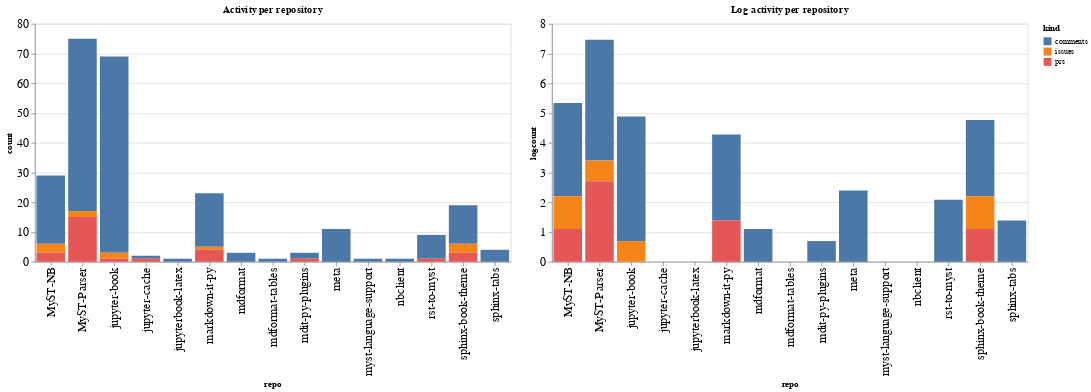

This figure's notebook cell:
### Code cell
ch1 = alt.Chart(repo_summaries, width=600, title="Activity per repository").mark_bar().encode(
    x='repo',
    y='count',
    color='kind',
    tooltip="kind"
)

ch2 = alt.Chart(repo_summaries, width=600, title="Log activity per repository").mark_bar().encode(
    x='repo',
    y='logcount',
    color='kind',
    tooltip="kind"
)

ch1 | ch2

### Figure 1 — Vega-Lite specification as saved in the notebook (floating-point values rounded to 4 significant figures)
{"config": {"axisLeft": {"labelFontSize": 15}, "axisBottom": {"labelFontSize": 15}}, "hconcat": [{"mark": "bar", "encoding": {"color": {"type": "nominal", "field": "kind"}, "tooltip": {"type": "nominal", "field": "kind"}, "x": {"type": "nominal", "field": "repo"}, "y": {"type": "quantitative", "field": "count"}}, "title": "Activity per repository", "width": 600}, {"mark": "bar", "encoding": {"color": {"type": "nominal", "field": "kind"}, "tooltip": {"type": "nominal", "field": "kind"}, "x": {"type": "nominal", "field": "repo"}, "y": {"type": "quantitative", "field": "logcount"}}, "title": "Log activity per repository", "width": 600}], "data": {"name": "data-4ca8c6d7685aa48ba3b1d8d698f4145d"}, "$schema": "https://vega.github.io/schema/vega-lite/v4.8.1.json", "datasets": {"data-4ca8c6d7685aa48ba3b1d8d698f4145d": [{"repo": "MyST-NB", "kind": "comments", "count": 23, "logcount": 3.135}, {"repo": "MyST-NB", "kind": "issues", "count": 3, "logcount": 1.099}, {"repo": "MyST-NB", "kind": "prs", "count": 3, "logcount": 1.099}, {"repo": "MyST-Parser", "kind": "comments", "count": 58, "logcount": 4.06}, {"repo": "MyST-Parser", "kind": "issues", "count": 2, "logcount": 0.6931}, {"repo": "MyST-Parser", "kind": "prs", "count": 15, "logcount": 2.708}, {"repo": "jupyter-book", "kind": "comments", "count": 66, "logcount": 4.19}, {"repo": "jupyter-book", "kind": "issues", "count": 2, "logcount": 0.6931}, {"repo": "jupyter-book", "kind": "prs", "count": 1, "logcount": 0.0}, {"repo": "jupyter-cache", "kind": "comments", "count": 1, "logcount": 0.0}, {"repo": "jupyter-cache", "kind": "prs", "count": 1, "logcount": 0.0}, {"repo": "jupyterbook-latex", "kind": "comments", "count": 1, "logcount": 0.0}, {"repo": "markdown-it-py", "kind": "comments", "count": 18, "logcount": 2.89}, {"repo": "markdown-it-py", "kind": "issues", "count": 1, "logcount": 0.0}, {"repo": "markdown-it-py", "kind": "prs", "count": 4, "logcount": 1.386}, {"repo": "mdformat", "kind": "comments", "count": 3, "logcount": 1.099}, {"repo": "mdformat-tables", "kind": "comments", "count": 1, "logcount": 0.0}, {"repo": "mdit-py-plugins", "kind": "comments", "count": 2, "logcount": 0.6931}, {"repo": "mdit-py-plugins", "kind": "prs", "count": 1, "logcount": 0.0}, {"repo": "meta", "kind": "comments", "count": 11, "logcount": 2.398}, {"repo": "myst-language-support", "kind": "comments", "count": 1, "logcount": 0.0}, {"repo": "nbclient", "kind": "comments", "count": 1, "logcount": 0.0}, {"repo": "rst-to-myst", "kind": "comments", "count": 8, "logcount": 2.079}, {"repo": "rst-to-myst", "kind": "prs", "count": 1, "logcount": 0.0}, {"repo": "sphinx-book-theme", "kind": "comments", "count": 13, "logcount": 2.565}, {"repo": "sphinx-book-theme", "kind": "issues", "count": 3, "logcount": 1.099}, {"repo": "sphinx-book-theme", "kind": "prs", "count": 3, "logcount": 1.099}, {"repo": "sphinx-tabs", "kind": "comments", "count": 4, "logcount": 1.386}]}}
